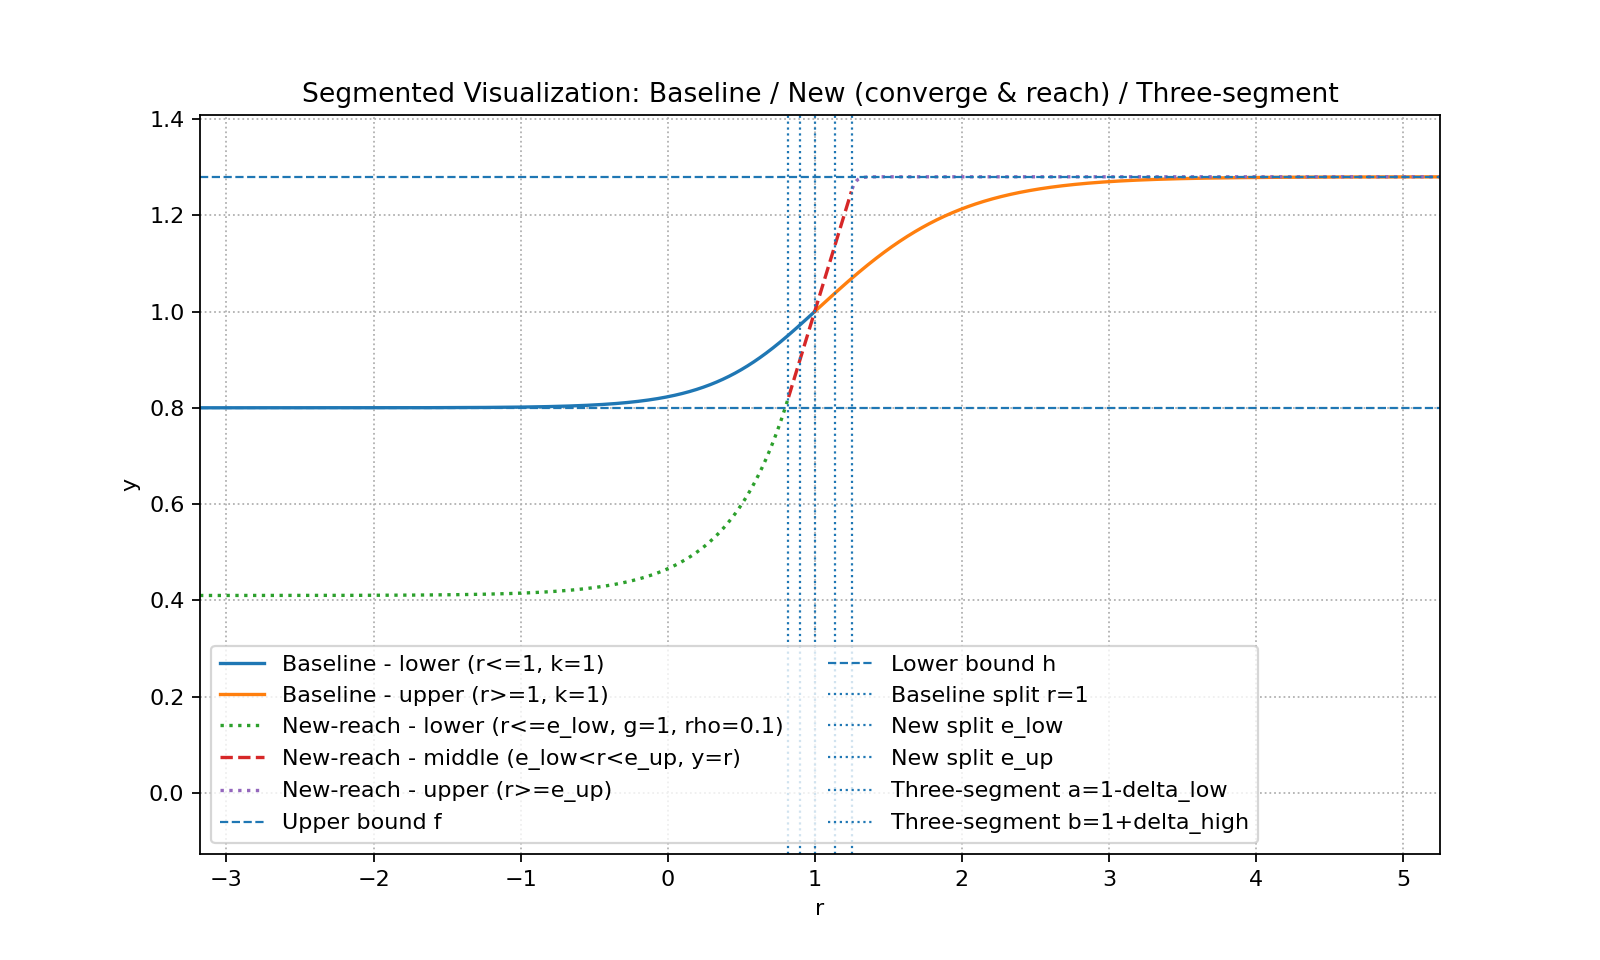

This chart was generated by the following Python code:
# 分段绘制（只画各自片段）——把 4 个方法都按“分段”的方式显示；
# - 老板的（初版）：以 r=1 为分界线（两段）。
# - 新版（converge / reach）：以 e_low、e_up 为分界线（三段，且中段 y=r）。
# - 三段式 tanh：以 a=1-δ_low、b=1+δ_high 为分界线（三段，且中段 y=r）。
#
# 依然只用 matplotlib，且不指定颜色；用线型区分中段（y=r）。
#
# ---------------- 数学公式（注释备查） ----------------
# 统一记号：f=1.28, h=0.8；ε_high=f-1, ε_low=1-h。
#
# [老板的/初版] piecewise：
#   r >= 1:  y = 1 + ε_high * tanh( k (r-1) )
#   r <  1:  y = 1 + ε_low  * tanh( (ε_high/ε_low) k (r-1) )
#
# [新版] 母式 y = a*tanh( b(x-c) ) + d，满足 y(e)=e, y'(e)=1；
#   上半（收敛到 f）：令 e_up = ρ + f(1-ρ)，E=e^{2g}
#       a = (f - e)*(1+E)/2
#       b = (1 + e^{-2g}) / (2 (f - e))
#       c = e - [ 2g (f-e) E / (1+E) ]
#       d = f - a
#   下半-converge（收敛到 h）：令 e_low = ρ + h(1-ρ)，E=e^{2g}
#       a = (e - h)*(1+E)/(2E)
#       b = (1+E)/(2 (e - h))
#       c = e - [ 2g (e-h) / (1+E) ]
#       d = h + a
#   下半-reach（经 (0,h) ）：设 T = coth(g) - e/[ g (e-h) ], u = artanh(T)
#       b = g / e
#       a = e / [ g (1 - T^2) ]
#       c = e - u / b = e - e u / g
#       d = e - a T
#   新版分段绘制规则：
#       r <= e_low  用“下半”（converge 或 reach）；
#       e_low < r < e_up  用 y=r；
#       r >= e_up   用“上半”（收敛到 f）。
#   备注：下半最终与 0 取 max：y = max(0, y_lower)。
#
# [三段式 tanh（闭式）]（你提供的方案）：
#   设 δ_high ∈ (0, ε_high), δ_low ∈ (0, ε_low)，连接点 b=1+δ_high, a=1-δ_low；
#   F_up(r)   = 1 + ε_high * tanh( κ_h (r-1) + c_h )
#   F_down(r) = 1 + ε_low  * tanh( κ_l (r-1) + c_l )
#   条件：F_up(b)=b, F'_up(b)=1, F_down(a)=a, F'_down(a)=1
#   闭式：
#       κ_h = ε_high / (ε_high^2 - δ_high^2),
#       c_h = artanh(δ_high/ε_high) - κ_h δ_high,
#       κ_l = ε_low  / (ε_low^2  - δ_low^2 ),
#       c_l = -artanh(δ_low/ε_low) + κ_l δ_low.
#   三段合成：
#       r <= a 用 F_down； a < r < b 用 y=r； r >= b 用 F_up。
# ----------------------------------------------------

import numpy as np
import matplotlib.pyplot as plt

# --------------------- Tunable parameters ---------------------
f = 1.28
h = 0.8

# Baseline parameters
k = 1.0

# New method parameters
g = 1.0
rho = 0.1  # e_low = rho + h*(1-rho), e_up = rho + f*(1-rho)

# Three-segment parameters (as ratios; must satisfy delta < epsilon)
delta_high_ratio = 0.5  # delta_high = ratio * (f-1)
delta_low_ratio  = 0.5  # delta_low  = ratio * (1-h)
# -------------------------------------------------------------

# --------------------- Formulas (comments) ---------------------
# Baseline (your original continuous & differentiable piecewise):
#   eps_high = f - 1, eps_low = 1 - h
#   r >= 1:  y = 1 + eps_high * tanh( k * (r - 1) )
#   r <  1:  y = 1 + eps_low  * tanh( (eps_high/eps_low) * k * (r - 1) )
#
# New (unified y = a*tanh(b(x-c)) + d; enforce y(e)=e, y'(e)=1):
#   Upper side (asymptote to f): let e_up = rho + f*(1-rho), E = exp(2g):
#       a = (f - e)*(1 + E) / 2
#       b = (1 + exp(-2g)) / (2*(f - e))
#       c = e - [2*g*(f - e)*E / (1 + E)]
#       d = f - a
#   Lower-converge (asymptote to h): let e_low = rho + h*(1-rho), E = exp(2g):
#       a = (e - h)*(1 + E) / (2*E)
#       b = (1 + E) / (2*(e - h))
#       c = e - [2*g*(e - h) / (1 + E)]
#       d = h + a
#   Lower-reach (also passes (0,h)): define T = coth(g) - e / [ g*(e - h) ], u = artanh(T)
#       b = g / e
#       a = e / [ g*(1 - T^2) ]    (= e*cosh(u)^2 / g)
#       c = e - u / b              (= e - e*u/g)
#       d = e - a*T
#   New segmentation rule:
#       r <= e_low: use lower side (converge or reach)
#       e_low < r < e_up: use identity y=r
#       r >= e_up: use upper side (converge to f)
#   Note: lower side finally uses max(y, 0).
#
# Three-segment tanh (closed-form, your design). Define eps_high=f-1, eps_low=1-h.
#   Pick deltas: 0 < delta_high < eps_high, 0 < delta_low < eps_low.
#   Connection points: a = 1 - delta_low, b = 1 + delta_high.
#   Upper segment:   F_up(r)   = 1 + eps_high * tanh( kappa_h*(r-1) + c_h )
#   Lower segment:   F_down(r) = 1 + eps_low  * tanh( kappa_l*(r-1) + c_l )
#   Conditions: F_up(b)=b, F'_up(b)=1; F_down(a)=a, F'_down(a)=1.
#   Closed form:
#       kappa_h = eps_high / (eps_high^2 - delta_high^2)
#       c_h     = artanh(delta_high/eps_high) - kappa_h*delta_high
#       kappa_l = eps_low  / (eps_low^2  - delta_low^2 )
#       c_l     = -artanh(delta_low/eps_low) + kappa_l*delta_low
#   Composition:
#       r <= a: use F_down;  a < r < b: use y=r;  r >= b: use F_up.
# ---------------------------------------------------------------

# --------------------- Helper functions ---------------------
def initial_segments(r, k=1.0, f=1.28, h=0.8):
    eps_high = f - 1.0
    eps_low  = 1.0 - h
    r = np.asarray(r)

    mask_lo = r <= 1.0
    mask_hi = r >= 1.0

    y_lo = 1.0 + eps_low  * np.tanh( (eps_high/eps_low) * k * (r[mask_lo] - 1.0) )
    y_hi = 1.0 + eps_high * np.tanh( k * (r[mask_hi] - 1.0) )

    return {
        "lo": (r[mask_lo], y_lo),
        "hi": (r[mask_hi], y_hi),
        "split": 1.0
    }

def params_upper_converge(f, e, g):
    E = np.exp(2.0 * g)
    a = (f - e) * (1.0 + E) / 2.0
    b = (1.0 + np.exp(-2.0 * g)) / (2.0 * (f - e))
    c = e - (2.0 * g * (f - e) * E) / (1.0 + E)
    d = f - a
    return a, b, c, d

def params_lower_converge(h, e, g):
    E = np.exp(2.0 * g)
    a = (e - h) * (1.0 + E) / (2.0 * E)
    b = (1.0 + E) / (2.0 * (e - h))
    c = e - (2.0 * g * (e - h)) / (1.0 + E)
    d = h + a
    return a, b, c, d

def params_lower_reach(h, e, g):
    coth_g = np.cosh(g) / np.power(np.sinh(g), 1)
    T = coth_g - e / (g * (e - h))
    T = np.clip(T, -0.999999, 0.999999)  # stabilize
    u = 0.5 * np.log((1.0 + T) / (1.0 - T))  # artanh(T)
    b = g / e
    a = e / ( g * (1.0 - T**2) )
    c = e - u / b
    d = e - a * T
    return a, b, c, d

def new_segments(r, g=1.0, rho=0.1, f=1.28, h=0.8, lower_method="converge"):
    r = np.asarray(r)
    e_low = rho + h * (1.0 - rho)
    e_up  = rho + f * (1.0 - rho)

    aU, bU, cU, dU = params_upper_converge(f=f, e=e_up, g=g)
    if lower_method == "converge":
        aL, bL, cL, dL = params_lower_converge(h=h, e=e_low, g=g)
    elif lower_method == "reach":
        aL, bL, cL, dL = params_lower_reach(h=h, e=e_low, g=g)
    else:
        raise ValueError("lower_method must be 'converge' or 'reach'.")

    mask_lo  = r <= e_low
    mask_mid = (r > e_low) & (r < e_up)
    mask_hi  = r >= e_up

    y_lo_raw = aL * np.tanh( bL * (r[mask_lo] - cL) ) + dL
    y_lo = np.maximum(0.0, y_lo_raw)
    y_mid = r[mask_mid]
    y_hi  = aU * np.tanh( bU * (r[mask_hi] - cU) ) + dU

    return {
        "lo":  (r[mask_lo],  y_lo),
        "mid": (r[mask_mid], y_mid),
        "hi":  (r[mask_hi],  y_hi),
        "splits": (e_low, e_up)
    }

def three_segment_params(f=1.28, h=0.8, delta_high_ratio=0.5, delta_low_ratio=0.5):
    eps_high = f - 1.0
    eps_low  = 1.0 - h
    eps = 1e-9
    delta_high = np.clip(delta_high_ratio * eps_high, eps, eps_high - eps)
    delta_low  = np.clip(delta_low_ratio  * eps_low,  eps, eps_low  - eps)

    a_conn = 1.0 - delta_low
    b_conn = 1.0 + delta_high

    kappa_h = eps_high / (eps_high**2 - delta_high**2)
    c_h     = np.arctanh(delta_high/eps_high) - kappa_h*delta_high

    kappa_l = eps_low  / (eps_low**2  - delta_low**2 )
    c_l     = -np.arctanh(delta_low/eps_low) + kappa_l*delta_low

    return (kappa_h, c_h), (kappa_l, c_l), (a_conn, b_conn)

def three_segment_segments(r, f=1.28, h=0.8, delta_high_ratio=0.5, delta_low_ratio=0.5):
    r = np.asarray(r)
    eps_high = f - 1.0
    eps_low  = 1.0 - h

    (kappa_h, c_h), (kappa_l, c_l), (a_conn, b_conn) = three_segment_params(
        f=f, h=h, delta_high_ratio=delta_high_ratio, delta_low_ratio=delta_low_ratio
    )

    mask_lo  = r <= a_conn
    mask_mid = (r > a_conn) & (r < b_conn)
    mask_hi  = r >= b_conn

    y_lo  = 1.0 + eps_low  * np.tanh( kappa_l * (r[mask_lo]  - 1.0) + c_l )
    y_mid = r[mask_mid]
    y_hi  = 1.0 + eps_high * np.tanh( kappa_h * (r[mask_hi] - 1.0) + c_h )

    return {
        "lo":  (r[mask_lo],  y_lo),
        "mid": (r[mask_mid], y_mid),
        "hi":  (r[mask_hi],  y_hi),
        "splits": (a_conn, b_conn)
    }

# --------------------- Axes range (auto) ---------------------
def seg_y_minmax(seg):
    vals = []
    for key in ("lo","mid","hi"):
        if key in seg and len(seg[key][0])>0:
            vals.append(np.min(seg[key][1]))
            vals.append(np.max(seg[key][1]))
    return (min(vals) if vals else 0.0, max(vals) if vals else 1.0)

# Estimate characteristic length ~ 1/slope-scale
eps_high = f - 1.0
eps_low  = 1.0 - h
inv_scales = [1.0/max(k,1e-6), 1.0/max((eps_high/eps_low)*k,1e-6)]

def estimate_new_scales(g, rho, f, h):
    e_low = rho + h*(1.0 - rho)
    e_up  = rho + f*(1.0 - rho)
    aU, bU, _, _ = params_upper_converge(f, e_up, g)
    aLc, bLc, _, _ = params_lower_converge(h, e_low, g)
    aLr, bLr, _, _ = params_lower_reach(h, e_low, g)
    return [1.0/max(bU,1e-6), 1.0/max(bLc,1e-6), 1.0/max(bLr,1e-6)], (e_low, e_up)

new_scales, (e_low_tmp, e_up_tmp) = estimate_new_scales(g, rho, f, h)
inv_scales.extend(new_scales)

(kappa_h, _), (kappa_l, _), (a_conn_tmp, b_conn_tmp) = three_segment_params(
    f, h, delta_high_ratio, delta_low_ratio
)
inv_scales.append(1.0/max(abs(kappa_h),1e-6))
inv_scales.append(1.0/max(abs(kappa_l),1e-6))

L = 4.0 * max(inv_scales)
r_min = min(1.0, e_low_tmp, e_up_tmp, a_conn_tmp, b_conn_tmp) - L
r_max = max(1.0, e_low_tmp, e_up_tmp, a_conn_tmp, b_conn_tmp) + L
r_grid = np.linspace(r_min, r_max, 1600)

# --------------------- Build segments and plot ---------------------
seg_base       = initial_segments(r_grid, k=k, f=f, h=h)
seg_new_conv   = new_segments(r_grid, g=g, rho=rho, f=f, h=h, lower_method="converge")
seg_new_reach  = new_segments(r_grid, g=g, rho=rho, f=f, h=h, lower_method="reach")
seg_three      = three_segment_segments(r_grid, f=f, h=h,
                                        delta_high_ratio=delta_high_ratio,
                                        delta_low_ratio=delta_low_ratio)

ymins = [h, 0.0]
ymaxs = [f]
for s in [seg_base, seg_new_conv, seg_new_reach, seg_three]:
    mn, mx = seg_y_minmax(s)
    ymins.append(mn); ymaxs.append(mx)
y_min = min(ymins)
y_max = max(ymaxs)
pad = 0.1 * (y_max - y_min) if y_max > y_min else 0.1

plt.figure(figsize=(10, 6))

# Baseline: two segments
r_lo, y_lo = seg_base["lo"]
r_hi, y_hi = seg_base["hi"]
plt.plot(r_lo, y_lo, label=f"Baseline - lower (r<=1, k={k:g})")
plt.plot(r_hi, y_hi, label=f"Baseline - upper (r>=1, k={k:g})")

# New (converge): three segments; middle y=r uses dashed line
# for part, ls, lbl in [
#     ("lo", "-",  f"New-converge - lower (r<=e_low, g={g:g}, rho={rho:g})"),
#     ("mid","--", f"New-converge - middle (e_low<r<e_up, y=r)"),
#     ("hi", "-",  f"New-converge - upper (r>=e_up)"),
# ]:
#     r_seg, y_seg = seg_new_conv[part]
#     if len(r_seg)>0:
#         plt.plot(r_seg, y_seg, linestyle=ls, label=lbl)

# New (reach): three segments; middle y=r also dashed; lower/upper dotted to distinguish
for part, ls, lbl in [
    ("lo", ":",  f"New-reach - lower (r<=e_low, g={g:g}, rho={rho:g})"),
    ("mid","--", f"New-reach - middle (e_low<r<e_up, y=r)"),
    ("hi", ":",  f"New-reach - upper (r>=e_up)"),
]:
    r_seg, y_seg = seg_new_reach[part]
    if len(r_seg)>0:
        plt.plot(r_seg, y_seg, linestyle=ls, label=lbl)

# Three-segment tanh: three segments; middle y=r dashed
# for part, ls, lbl in [
#     ("lo", "-",  f"Three-segment - lower (r<=a)"),
#     ("mid","--", f"Three-segment - middle (a<r<b, y=r)"),
#     ("hi", "-",  f"Three-segment - upper (r>=b)"),
# ]:
#     r_seg, y_seg = seg_three[part]
#     if len(r_seg)>0:
#         plt.plot(r_seg, y_seg, linestyle=ls, label=lbl)

# Reference and split lines
plt.axhline(f, linestyle="--", linewidth=1, label="Upper bound f")
plt.axhline(h, linestyle="--", linewidth=1, label="Lower bound h")
plt.axvline(1.0, linestyle=":", linewidth=1, label="Baseline split r=1")
e_low, e_up = seg_new_conv["splits"]
plt.axvline(e_low, linestyle=":", linewidth=1, label="New split e_low")
plt.axvline(e_up,  linestyle=":", linewidth=1, label="New split e_up")
a_conn, b_conn = seg_three["splits"]
plt.axvline(a_conn, linestyle=":", linewidth=1, label="Three-segment a=1-delta_low")
plt.axvline(b_conn, linestyle=":", linewidth=1, label="Three-segment b=1+delta_high")

plt.xlim(r_min, r_max)
plt.ylim(y_min - pad, y_max + pad)
plt.xlabel("r")
plt.ylabel("y")
plt.title("Segmented Visualization: Baseline / New (converge & reach) / Three-segment")
plt.legend(ncol=2)
plt.grid(True, linestyle=":")

# Save and show
plt.savefig("/remote-home1/yli/Workspace/BandPO/RLtraining/verl/verl/bandpo/soft_clipbound/theory/theory_vis.png", dpi=160)
plt.show()
